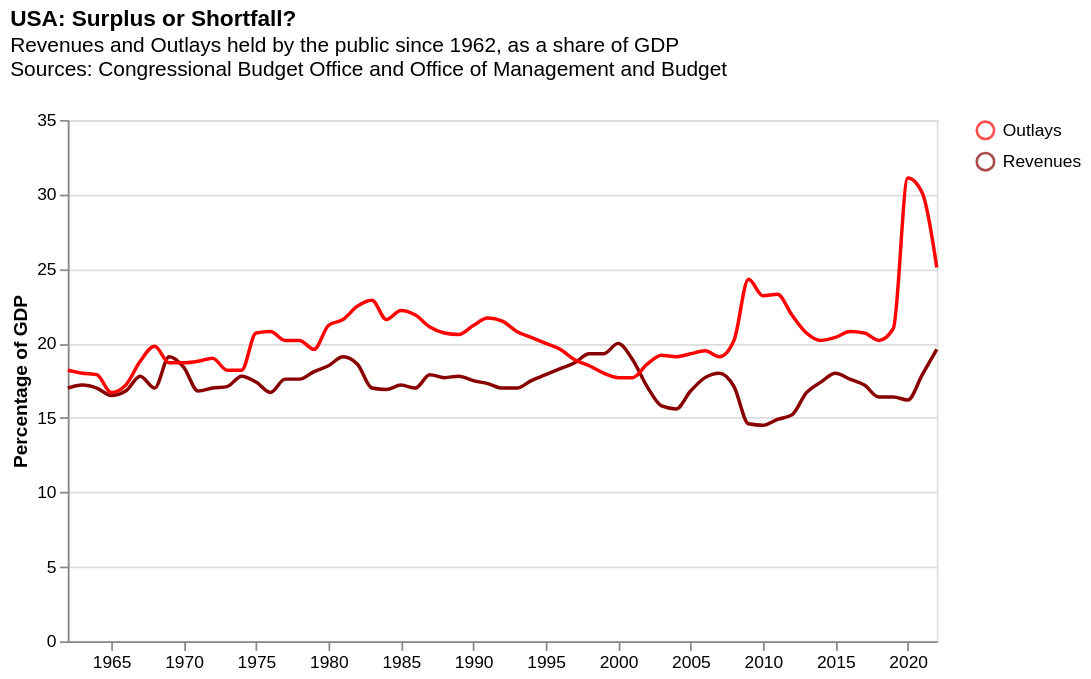

Here is the Vega-Lite specification saved for this chart:
### Vega-Lite specification from a JSON file in a GitHub repository (floating-point values rounded to 4 significant figures)
{"$schema": "https://vega.github.io/schema/vega-lite/v5.json", "data": {"values": [{"Year": "1962", "Category": "Revenues", "OutlayRevenue": "17.0"}, {"Year": "1963", "Category": "Revenues", "OutlayRevenue": "17.2"}, {"Year": "1964", "Category": "Revenues", "OutlayRevenue": "17.0"}, {"Year": "1965", "Category": "Revenues", "OutlayRevenue": "16.5"}, {"Year": "1966", "Category": "Revenues", "OutlayRevenue": "16.8"}, {"Year": "1967", "Category": "Revenues", "OutlayRevenue": "17.8"}, {"Year": "1968", "Category": "Revenues", "OutlayRevenue": "17.0"}, {"Year": "1969", "Category": "Revenues", "OutlayRevenue": "19.1"}, {"Year": "1970", "Category": "Revenues", "OutlayRevenue": "18.4"}, {"Year": "1971", "Category": "Revenues", "OutlayRevenue": "16.8"}, {"Year": "1972", "Category": "Revenues", "OutlayRevenue": "17.0"}, {"Year": "1973", "Category": "Revenues", "OutlayRevenue": "17.1"}, {"Year": "1974", "Category": "Revenues", "OutlayRevenue": "17.8"}, {"Year": "1975", "Category": "Revenues", "OutlayRevenue": "17.4"}, {"Year": "1976", "Category": "Revenues", "OutlayRevenue": "16.7"}, {"Year": "1977", "Category": "Revenues", "OutlayRevenue": "17.6"}, {"Year": "1978", "Category": "Revenues", "OutlayRevenue": "17.6"}, {"Year": "1979", "Category": "Revenues", "OutlayRevenue": "18.1"}, {"Year": "1980", "Category": "Revenues", "OutlayRevenue": "18.5"}, {"Year": "1981", "Category": "Revenues", "OutlayRevenue": "19.1"}, {"Year": "1982", "Category": "Revenues", "OutlayRevenue": "18.6"}, {"Year": "1983", "Category": "Revenues", "OutlayRevenue": "17.0"}, {"Year": "1984", "Category": "Revenues", "OutlayRevenue": "16.9"}, {"Year": "1985", "Category": "Revenues", "OutlayRevenue": "17.2"}, {"Year": "1986", "Category": "Revenues", "OutlayRevenue": "17.0"}, {"Year": "1987", "Category": "Revenues", "OutlayRevenue": "17.9"}, {"Year": "1988", "Category": "Revenues", "OutlayRevenue": "17.7"}, {"Year": "1989", "Category": "Revenues", "OutlayRevenue": "17.8"}, {"Year": "1990", "Category": "Revenues", "OutlayRevenue": "17.5"}, {"Year": "1991", "Category": "Revenues", "OutlayRevenue": "17.3"}, {"Year": "1992", "Category": "Revenues", "OutlayRevenue": "17.0"}, {"Year": "1993", "Category": "Revenues", "OutlayRevenue": "17.0"}, {"Year": "1994", "Category": "Revenues", "OutlayRevenue": "17.5"}, {"Year": "1995", "Category": "Revenues", "OutlayRevenue": "17.9"}, {"Year": "1996", "Category": "Revenues", "OutlayRevenue": "18.3"}, {"Year": "1997", "Category": "Revenues", "OutlayRevenue": "18.7"}, {"Year": "1998", "Category": "Revenues", "OutlayRevenue": "19.3"}, {"Year": "1999", "Category": "Revenues", "OutlayRevenue": "19.3"}, {"Year": "2000", "Category": "Revenues", "OutlayRevenue": "20.0"}, {"Year": "2001", "Category": "Revenues", "OutlayRevenue": "18.9"}, {"Year": "2002", "Category": "Revenues", "OutlayRevenue": "17.1"}, {"Year": "2003", "Category": "Revenues", "OutlayRevenue": "15.8"}, {"Year": "2004", "Category": "Revenues", "OutlayRevenue": "15.6"}, {"Year": "2005", "Category": "Revenues", "OutlayRevenue": "16.8"}, {"Year": "2006", "Category": "Revenues", "OutlayRevenue": "17.7"}, {"Year": "2007", "Category": "Revenues", "OutlayRevenue": "18.0"}, {"Year": "2008", "Category": "Revenues", "OutlayRevenue": "17.1"}, {"Year": "2009", "Category": "Revenues", "OutlayRevenue": "14.6"}, {"Year": "2010", "Category": "Revenues", "OutlayRevenue": "14.5"}, {"Year": "2011", "Category": "Revenues", "OutlayRevenue": "14.9"}, {"Year": "2012", "Category": "Revenues", "OutlayRevenue": "15.2"}, {"Year": "2013", "Category": "Revenues", "OutlayRevenue": "16.7"}, {"Year": "2014", "Category": "Revenues", "OutlayRevenue": "17.4"}, {"Year": "2015", "Category": "Revenues", "OutlayRevenue": "18.0"}, {"Year": "2016", "Category": "Revenues", "OutlayRevenue": "17.6"}, {"Year": "2017", "Category": "Revenues", "OutlayRevenue": "17.2"}, {"Year": "2018", "Category": "Revenues", "OutlayRevenue": "16.4"}, {"Year": "2019", "Category": "Revenues", "OutlayRevenue": "16.4"}, {"Year": "2020", "Category": "Revenues", "OutlayRevenue": "16.2"}, {"Year": "2021", "Category": "Revenues", "OutlayRevenue": "17.9"}, {"Year": "2022", "Category": "Revenues", "OutlayRevenue": "19.6"}, {"Year": "1962", "Category": "Outlays", "OutlayRevenue": "18.2"}, {"Year": "1963", "Category": "Outlays", "OutlayRevenue": "18.0"}, {"Year": "1964", "Category": "Outlays", "OutlayRevenue": "17.9"}, {"Year": "1965", "Category": "Outlays", "OutlayRevenue": "16.7"}, {"Year": "1966", "Category": "Outlays", "OutlayRevenue": "17.2"}, {"Year": "1967", "Category": "Outlays", "OutlayRevenue": "18.8"}, {"Year": "1968", "Category": "Outlays", "OutlayRevenue": "19.8"}, {"Year": "1969", "Category": "Outlays", "OutlayRevenue": "18.7"}, {"Year": "1970", "Category": "Outlays", "OutlayRevenue": "18.7"}, {"Year": "1971", "Category": "Outlays", "OutlayRevenue": "18.8"}, {"Year": "1972", "Category": "Outlays", "OutlayRevenue": "19.0"}, {"Year": "1973", "Category": "Outlays", "OutlayRevenue": "18.2"}, {"Year": "1974", "Category": "Outlays", "OutlayRevenue": "18.2"}, {"Year": "1975", "Category": "Outlays", "OutlayRevenue": "20.7"}, {"Year": "1976", "Category": "Outlays", "OutlayRevenue": "20.8"}, {"Year": "1977", "Category": "Outlays", "OutlayRevenue": "20.2"}, {"Year": "1978", "Category": "Outlays", "OutlayRevenue": "20.2"}, {"Year": "1979", "Category": "Outlays", "OutlayRevenue": "19.6"}, {"Year": "1980", "Category": "Outlays", "OutlayRevenue": "21.2"}, {"Year": "1981", "Category": "Outlays", "OutlayRevenue": "21.6"}, {"Year": "1982", "Category": "Outlays", "OutlayRevenue": "22.5"}, {"Year": "1983", "Category": "Outlays", "OutlayRevenue": "22.9"}, {"Year": "1984", "Category": "Outlays", "OutlayRevenue": "21.6"}, {"Year": "1985", "Category": "Outlays", "OutlayRevenue": "22.2"}, {"Year": "1986", "Category": "Outlays", "OutlayRevenue": "21.9"}, {"Year": "1987", "Category": "Outlays", "OutlayRevenue": "21.1"}, {"Year": "1988", "Category": "Outlays", "OutlayRevenue": "20.7"}, {"Year": "1989", "Category": "Outlays", "OutlayRevenue": "20.6"}, {"Year": "1990", "Category": "Outlays", "OutlayRevenue": "21.2"}, {"Year": "1991", "Category": "Outlays", "OutlayRevenue": "21.7"}, {"Year": "1992", "Category": "Outlays", "OutlayRevenue": "21.5"}, {"Year": "1993", "Category": "Outlays", "OutlayRevenue": "20.8"}, {"Year": "1994", "Category": "Outlays", "OutlayRevenue": "20.4"}, {"Year": "1995", "Category": "Outlays", "OutlayRevenue": "20.0"}, {"Year": "1996", "Category": "Outlays", "OutlayRevenue": "19.6"}, {"Year": "1997", "Category": "Outlays", "OutlayRevenue": "18.9"}, {"Year": "1998", "Category": "Outlays", "OutlayRevenue": "18.5"}, {"Year": "1999", "Category": "Outlays", "OutlayRevenue": "18.0"}, {"Year": "2000", "Category": "Outlays", "OutlayRevenue": "17.7"}, {"Year": "2001", "Category": "Outlays", "OutlayRevenue": "17.7"}, {"Year": "2002", "Category": "Outlays", "OutlayRevenue": "18.6"}, {"Year": "2003", "Category": "Outlays", "OutlayRevenue": "19.2"}, {"Year": "2004", "Category": "Outlays", "OutlayRevenue": "19.1"}, {"Year": "2005", "Category": "Outlays", "OutlayRevenue": "19.3"}, {"Year": "2006", "Category": "Outlays", "OutlayRevenue": "19.5"}, {"Year": "2007", "Category": "Outlays", "OutlayRevenue": "19.1"}, {"Year": "2008", "Category": "Outlays", "OutlayRevenue": "20.2"}, {"Year": "2009", "Category": "Outlays", "OutlayRevenue": "24.3"}, {"Year": "2010", "Category": "Outlays", "OutlayRevenue": "23.2"}, {"Year": "2011", "Category": "Outlays", "OutlayRevenue": "23.3"}, {"Year": "2012", "Category": "Outlays", "OutlayRevenue": "21.9"}, {"Year": "2013", "Category": "Outlays", "OutlayRevenue": "20.7"}, {"Year": "2014", "Category": "Outlays", "OutlayRevenue": "20.2"}, {"Year": "2015", "Category": "Outlays", "OutlayRevenue": "20.4"}, {"Year": "2016", "Category": "Outlays", "OutlayRevenue": "20.8"}, {"Year": "2017", "Category": "Outlays", "OutlayRevenue": "20.7"}, {"Year": "2018", "Category": "Outlays", "OutlayRevenue": "20.2"}, {"Year": "2019", "Category": "Outlays", "OutlayRevenue": "21.0"}, {"Year": "2020", "Category": "Outlays", "OutlayRevenue": "31.1"}, {"Year": "2021", "Category": "Outlays", "OutlayRevenue": "30.1"}, {"Year": "2022", "Category": "Outlays", "OutlayRevenue": "25.1"}], "format": {"parse": {"Year": "date"}}}, "title": {"text": "USA: Surplus or Shortfall?", "anchor": "start", "subtitle": ["Revenues and Outlays held by the public since 1962, as a share of GDP", "Sources: Congressional Budget Office and Office of Management and Budget", ""]}, "height": 300, "width": 500, "encoding": {"x": {"field": "Year", "type": "temporal", "axis": {"gridOpacity": 0}, "title": ""}}, "layer": [{"encoding": {"color": {"field": "Category", "type": "nominal", "legend": {"title": ""}, "scale": {"range": ["#ff0303", "#880000"]}}, "y": {"field": "OutlayRevenue", "type": "quantitative", "axis": {"gridOpacity": 1}, "title": "Percentage of GDP"}}, "layer": [{"mark": {"type": "line", "interpolate": "monotone"}}, {"transform": [{"filter": {"param": "hover", "empty": false}}], "mark": "point"}]}, {"transform": [{"pivot": "Category", "value": "OutlayRevenue", "groupby": ["Year"]}], "mark": "rule", "encoding": {"opacity": {"condition": {"value": 1, "param": "hover", "empty": false}, "value": 0}, "tooltip": [{"field": "Revenues", "title": "Revenues (% of GDP)", "type": "quantitative"}, {"field": "Outlays", "title": "Outlays (% of GDP)", "type": "quantitative"}]}, "params": [{"name": "hover", "select": {"fields": ["Year"], "type": "point", "on": "mouseover", "clear": "mouseout", "nearest": true}}]}]}
